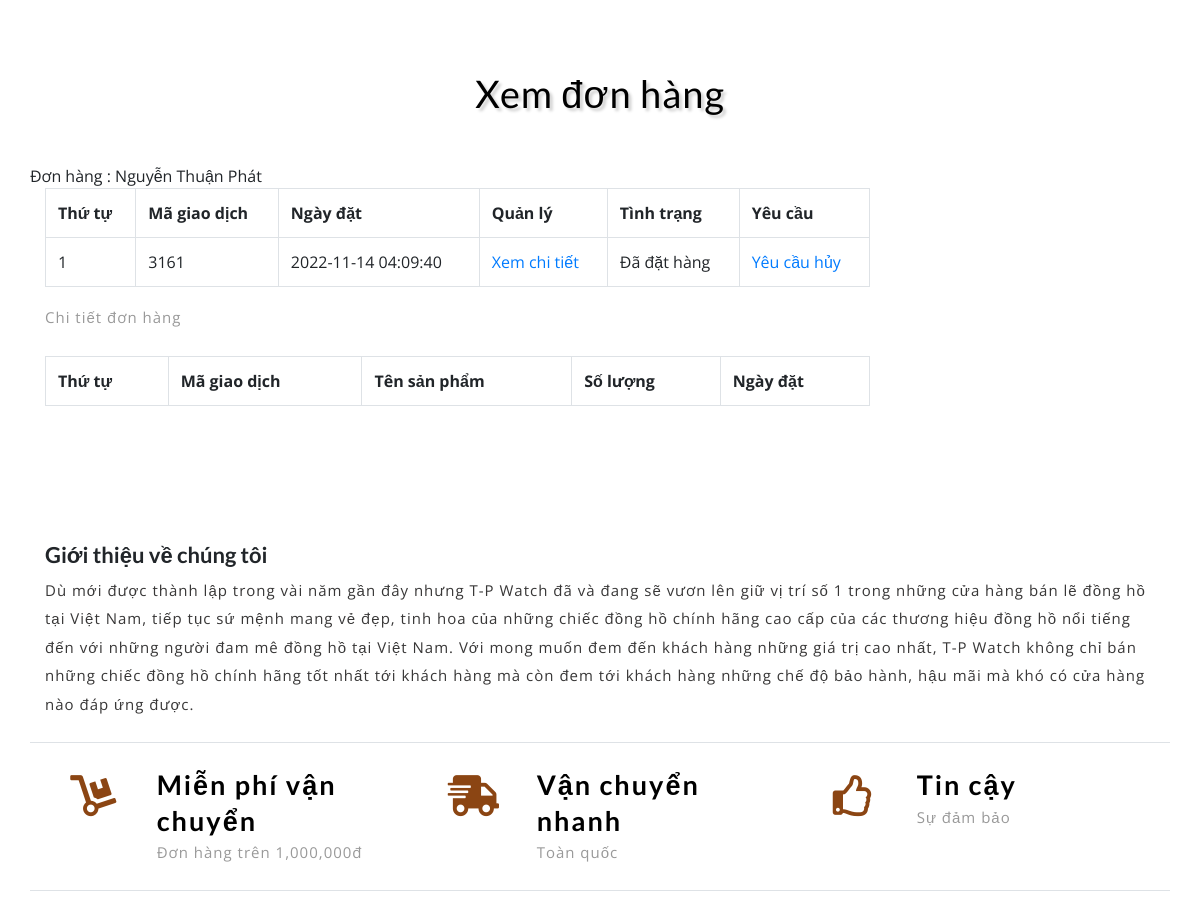
Page /index.php?quanly=xemdonhang&khachhang=32 (signed in, middle part) on the earlier database version.
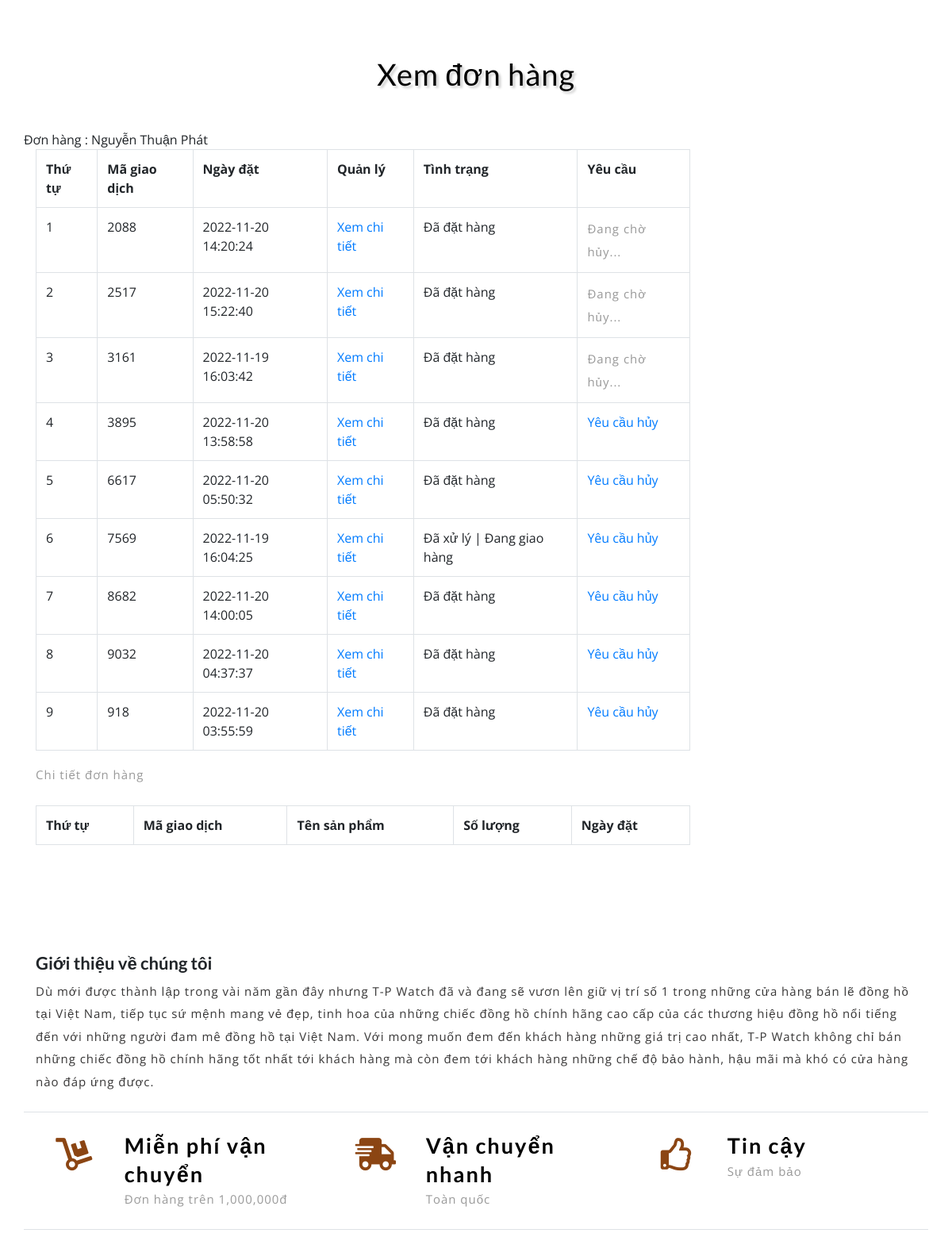
Same page on the later database version.
### tables this page shows
CREATE TABLE `tbl_giaodich` (
  `giaodich_id` int(11) NOT NULL,
  `sanpham_id` int(11) NOT NULL,
  `soluong` int(11) NOT NULL,
  `magiaodich` varchar(50) NOT NULL,
  `ngaythang` timestamp NOT NULL DEFAULT current_timestamp() ON UPDATE current_timestamp(),
  `khachhang_id` int(11) NOT NULL,
  `tinhtrangdon` int(11) NOT NULL DEFAULT 0,
  `huydon` int(11) NOT NULL DEFAULT 0
);

### include/xemdonhang.php (the view, shortened to what this page needs)
<div class="ads-grid py-sm-5 py-4">
    <div class="container py-xl-4 py-lg-2">
        <h3 class="tittle-w3l text-center mb-lg-5 mb-sm-4 mb-3">Xem đơn hàng</h3>
        <div class="row">
            <div class="agileinfo-ads-display col-lg-9">
                <div class="wrapper">
                    <div class="row">
                        <?php
                        if (isset($_SESSION['dangnhap_home'])) {
                            echo 'Đơn hàng : ' . $_SESSION['dangnhap_home'] . '&ensp;';
                        }
                        ?>
                        <div class="col-md-12">
                            <?php
                            if (isset($_GET['khachhang'])) {
                                $id_khachhang = $_GET['khachhang'];
                            } else {
                                $id_khachhang = '';
                            }
                            $sql_select =  "SELECT * FROM tbl_giaodich WHERE tbl_giaodich.khachhang_id='$id_khachhang' GROUP BY tbl_giaodich.magiaodich";
                            $select = $con->query($sql_select)->fetchAll(PDO::FETCH_ASSOC);
                            ?>
                            <table class="table table-bordered ">
                                <tr>
                                    <th>Thứ tự</th>
                                    <th>Mã giao dịch</th>
                                    <th>Ngày đặt</th>
                                    <th>Quản lý</th>
                                    <th>Tình trạng</th>
                                    <th>Yêu cầu</th>
                                </tr>
                                <?php
                                $i = 0;
                                foreach ($select as $row_donhang) {
                                    $i++;
                                ?>
                                <tr>
                                    <td><?php echo $i; ?></td>
                                    <td><?php echo $row_donhang['magiaodich']; ?></td>
                                    <td><?php echo $row_donhang['ngaythang'] ?></td>
                                    <td><a
                                            href="index.php?quanly=xemdonhang&khachhang=<?php echo $_SESSION['khachhang_id'] ?>&magiaodich=<?php echo $row_donhang['magiaodich'] ?>">Xem
                                            chi tiết</a></td>
                                    <td><?php
                                            if ($row_donhang['tinhtrangdon'] == 0) {
                                                echo 'Đã đặt hàng';
                                            } else {
                                                echo 'Đã xử lý | Đang giao hàng';
                                            }
                                            ?></td>
                                    <td>
                                        <?php
                                            if ($row_donhang['huydon'] == 0) {
                                            ?>
                                        <a
                                            href="index.php?quanly=xemdonhang&khachhang=<?php echo $_SESSION['khachhang_id'] ?>&magiaodich=<?php echo $row_donhang['magiaodich'] ?>&huydon=1">Yêu
                                            cầu hủy</a>
                                        <?php
                                            } elseif ($row_donhang['huydon'] == 1) {
                                            ?>
                                        <p>Đang chờ hủy...</p>
                                        <?php
                                            } else {
                                                echo 'Đã hủy';
                                            }
                                            ?>
                                    </td>
                                </tr>
                                <?php
                                }
                                ?>
                            </table>
                        </div>
                        <div class="col-md-12">
                            <p>Chi tiết đơn hàng</p><br>
                            <table class="table table-bordered ">
                                <tr>
                                    <th>Thứ tự</th>
                                    <th>Mã giao dịch</th>
                                    <th>Tên sản phẩm</th>
                                    <th>Số lượng</th>
                                    <th>Ngày đặt</th>
                                </tr>
                            </table>
                        </div>
                    </div>
                </div>
            </div>
        </div>
    </div>
</div>

Differences in the rows shown:
added tbl_giaodich: magiaodich "2088", ngaythang "2022-11-20 14:20:24", tinhtrangdon "Đã đặt hàng", huydon "Đang chờ hủy..."
added tbl_giaodich: magiaodich "2517", ngaythang "2022-11-20 15:22:40", tinhtrangdon "Đã đặt hàng", huydon "Đang chờ hủy..."
changed tbl_giaodich (number 3 of 9 on the later page): ngaythang "2022-11-14 04:09:40" → "2022-11-19 16:03:42"; huydon "Yêu cầu hủy" → "Đang chờ hủy..."
added tbl_giaodich: magiaodich "3895", ngaythang "2022-11-20 13:58:58", tinhtrangdon "Đã đặt hàng"
added tbl_giaodich: magiaodich "6617", ngaythang "2022-11-20 05:50:32", tinhtrangdon "Đã đặt hàng"
added tbl_giaodich: magiaodich "7569", ngaythang "2022-11-19 16:04:25", tinhtrangdon "Đã xử lý | Đang giao hàng"
added tbl_giaodich: magiaodich "8682", ngaythang "2022-11-20 14:00:05", tinhtrangdon "Đã đặt hàng"
added tbl_giaodich: magiaodich "9032", ngaythang "2022-11-20 04:37:37", tinhtrangdon "Đã đặt hàng"
added tbl_giaodich: magiaodich "918", ngaythang "2022-11-20 03:55:59", tinhtrangdon "Đã đặt hàng"
